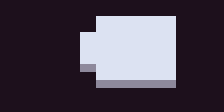

The image is a tile-based game level rendered from a .tmx file. Its description and complete source (layers, tilesets, objects, tile grids) follow:
An orthogonal 14x7 tile map with 16x16 px tiles, 1 tile layer (tiles) and 12 objects.

<map version="1.5" tiledversion="1.7.2" orientation="orthogonal" renderorder="right-down" width="14" height="7" tilewidth="16" tileheight="16" infinite="0" nextlayerid="3" nextobjectid="15">
 <editorsettings>
  <export target="level8.lua" format="lua" />
 </editorsettings>
 <properties>
  <property name="attack" type="int" value="1" />
  <property name="block" type="int" value="1" />
  <property name="disarm" type="int" value="1" />
  <property name="move1" type="int" value="1" />
  <property name="move2" type="int" value="1" />
  <property name="move3" type="int" value="1" />
  <property name="push" type="int" value="1" />
 </properties>
 <tileset firstgid="1" source="tileset1.tsx" />
 <layer id="1" name="tiles" width="14" height="7">
  <data encoding="csv">
51,51,51,51,51,51,51,51,51,51,51,51,51,51,
51,51,51,51,51,51,31,31,31,31,31,51,51,51,
51,51,51,51,51,31,31,31,31,31,31,51,51,51,
51,51,51,51,51,31,31,31,31,31,31,51,51,51,
51,51,51,51,51,41,31,31,31,31,31,51,51,51,
51,51,51,51,51,51,41,41,41,41,41,51,51,51,
51,51,51,51,51,51,51,51,51,51,51,51,51,51
</data>
 </layer>
 <objectgroup id="2" name="objects">
  <object id="1" gid="38" x="160" y="48" width="16" height="16">
   <properties>
    <property name="health" type="int" value="3" />
   </properties>
  </object>
  <object id="3" gid="39" x="128" y="64" width="16" height="16">
   <properties>
    <property name="damage" type="int" value="2" />
    <property name="direction" value="up" />
   </properties>
  </object>
  <object id="4" gid="39" x="112" y="80" width="16" height="16">
   <properties>
    <property name="damage" type="int" value="3" />
    <property name="direction" value="up" />
   </properties>
  </object>
  <object id="5" gid="50" x="112" y="64" width="16" height="16" />
  <object id="6" gid="49" x="128" y="48" width="16" height="16" />
  <object id="7" gid="49" x="112" y="48" width="16" height="16" />
  <object id="9" gid="15" x="144" y="48" width="16" height="16" />
  <object id="10" gid="15" x="128" y="80" width="16" height="16" />
  <object id="11" gid="25" x="128" y="96" width="16" height="16" />
  <object id="12" gid="28" x="96" y="64" width="16" height="16" />
  <object id="13" gid="39" x="112" y="32" width="16" height="16">
   <properties>
    <property name="damage" type="int" value="2" />
    <property name="direction" value="down" />
   </properties>
  </object>
  <object id="14" gid="15" x="96" y="48" width="16" height="16" />
 </objectgroup>
</map>
